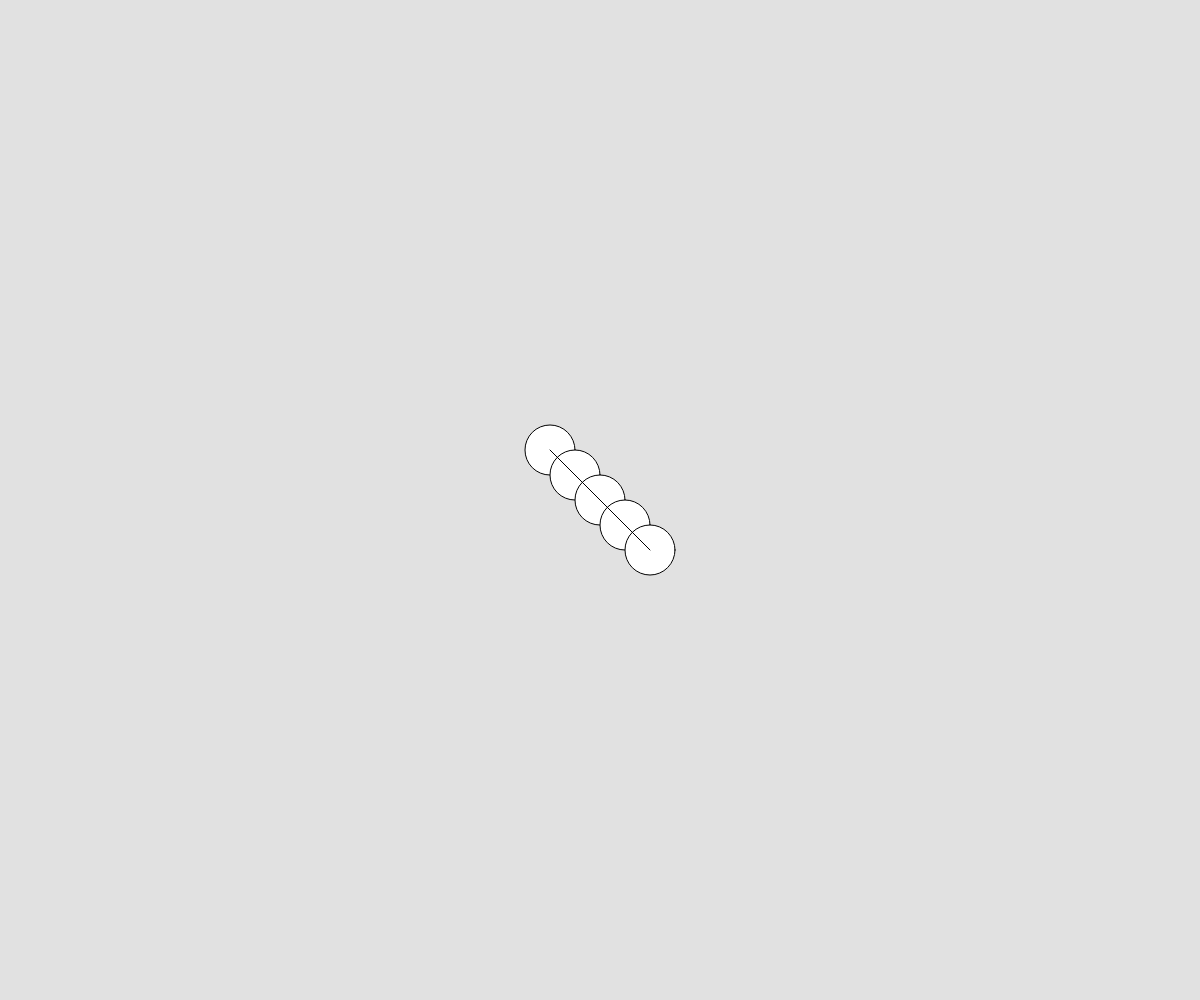
Frame 1 (no input)
Frame 60 (no input): identical to frame 1, image omitted
Frame 120 (the mouse pressed at the canvas centre since frame 60): identical to frame 1, image omitted

The p5.js sketch that drew this single still picture (run headless with seeded random() and noise() and a simulated clock; from frame 60 on, the mouse is pressed at the canvas centre):

// p5.js sketch
// ── sketch.js
function setup() {
  createCanvas(windowWidth, windowHeight);
}

function draw() {
  background(225)
  let centre_X = windowWidth/2
  let centre_Y = windowHeight/2
  ellipse(centre_X-50,centre_Y-50,50)
  ellipse(centre_X-25,centre_Y-25,50)
  ellipse(centre_X,centre_Y,50)
  ellipse(centre_X+25,centre_Y+25,50)
  ellipse(centre_X+50,centre_Y+50,50)
  line(centre_X-50,centre_Y-50,centre_X+50,centre_Y+50)
}
